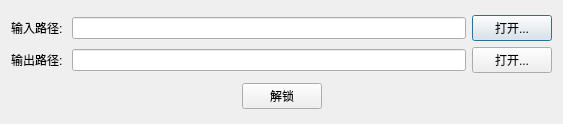
<?xml version="1.0" encoding="UTF-8"?>
<ui version="4.0">
 <class>UnLockerDlgClass</class>
 <widget class="QDialog" name="UnLockerDlgClass">
  <property name="geometry">
   <rect>
    <x>0</x>
    <y>0</y>
    <width>563</width>
    <height>124</height>
   </rect>
  </property>
  <property name="windowTitle">
   <string>AppUnlocker</string>
  </property>
  <layout class="QVBoxLayout" name="verticalLayout">
   <item>
    <layout class="QGridLayout" name="gridLayout_2">
     <item row="0" column="0">
      <widget class="QLabel" name="label">
       <property name="text">
        <string>输入路径: </string>
       </property>
      </widget>
     </item>
     <item row="0" column="1">
      <widget class="QLineEdit" name="edit_in_path">
       <property name="placeholderText">
        <string/>
       </property>
      </widget>
     </item>
     <item row="0" column="2">
      <widget class="QPushButton" name="btn_open_in_path">
       <property name="text">
        <string>打开...</string>
       </property>
      </widget>
     </item>
     <item row="1" column="0">
      <widget class="QLabel" name="label_2">
       <property name="text">
        <string>输出路径: </string>
       </property>
      </widget>
     </item>
     <item row="1" column="1">
      <widget class="QLineEdit" name="edit_out_path">
       <property name="text">
        <string/>
       </property>
       <property name="placeholderText">
        <string/>
       </property>
      </widget>
     </item>
     <item row="1" column="2">
      <widget class="QPushButton" name="btn_open_out_path">
       <property name="text">
        <string>打开...</string>
       </property>
      </widget>
     </item>
    </layout>
   </item>
   <item>
    <layout class="QHBoxLayout" name="horizontalLayout">
     <item>
      <spacer name="horizontalSpacer">
       <property name="orientation">
        <enum>Qt::Horizontal</enum>
       </property>
       <property name="sizeHint" stdset="0">
        <size>
         <width>40</width>
         <height>20</height>
        </size>
       </property>
      </spacer>
     </item>
     <item>
      <widget class="QPushButton" name="btn_begin_unlock">
       <property name="text">
        <string>解锁</string>
       </property>
      </widget>
     </item>
     <item>
      <spacer name="horizontalSpacer_2">
       <property name="orientation">
        <enum>Qt::Horizontal</enum>
       </property>
       <property name="sizeHint" stdset="0">
        <size>
         <width>40</width>
         <height>20</height>
        </size>
       </property>
      </spacer>
     </item>
    </layout>
   </item>
  </layout>
 </widget>
 <resources/>
 <connections/>
</ui>
